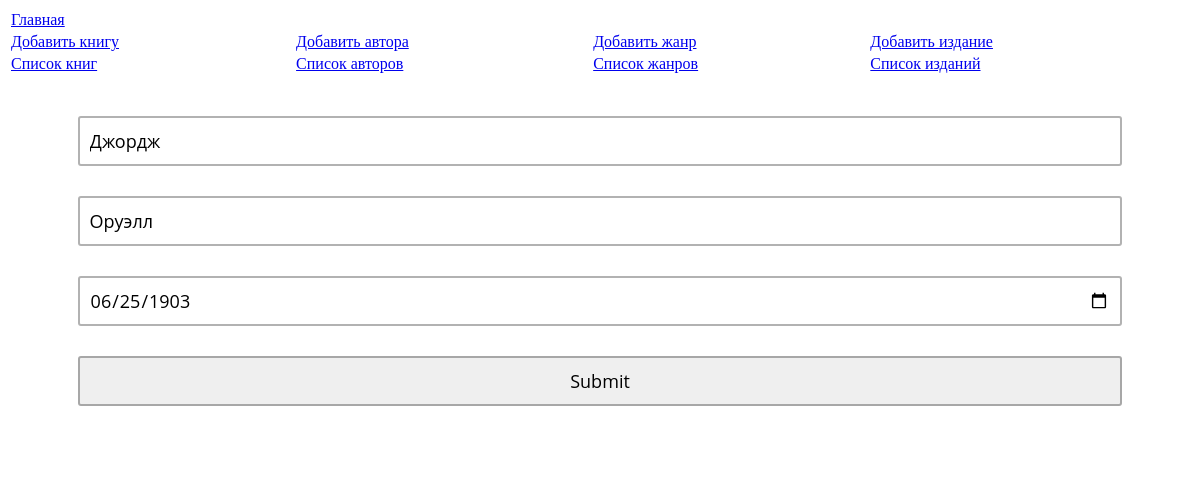
Page /authors?action=edit&id=2 on the committed database.
### tables this page shows
CREATE TABLE `authors` (
  `Id` int(11) NOT NULL,
  `FirstName` varchar(15) NOT NULL,
  `LastName` varchar(15) NOT NULL,
  `Birthday` date NOT NULL
);

### authors.php (the view, shortened to what this page needs)
<?
if($action == null){ ?>
<link rel="stylesheet" type="text/css" href="items.css">
<div class="wrapp">
	<?php
	foreach($dbh->query("SELECT * FROM authors") as $author) : ?>
	<div class="item">
		<?php echo 'Автор <strong>' . $author['FirstName'] . ' '. $author['LastName'] . '</strong>, день рождения <strong>' . $author['Birthday'] . '</strong>'; ?> <br/>
		<a href="/authors?action=edit&id=<?php echo $author['Id']; ?>">Редактировать</a>
	</div>
	<?php endforeach; ?>
</div>
<?php
}
else
{
	?>
	<link rel="stylesheet" type="text/css" href="form.css">
	<?php
	if($action === 'edit')
	{
		$query = $dbh->prepare("SELECT * from authors where Id = ?");
		$query->execute(array($id));
		$author = $query->fetch();
	}
?>
<form action="/authors?action=<?php echo $action . (($id !== null) ? '&id=' . $id : ''); ?>" method="post">
<input type="text" name="first_name" value="<?php echo $author['FirstName']; ?>"/>
<input type="text" name="last_name" value="<?php echo $author['LastName']; ?>"/>
<input type="date" name="birthday" value="<?php echo $author['Birthday']; ?>"/>
<input type="submit" />
</form>
<?php
}

### form.css (style rules this page uses)
form { margin:0 auto; max-width:95%; box-sizing:border-box; padding:40px; border-radius:5px; background: rgba(255,255,255,1); }
input { height:50px; width:100%; border-radius:3px; border:rgba(0,0,0,.3) 2px solid; box-sizing:border-box; font-family: 'Open Sans', sans-serif; font-size:18px; padding:10px; margin-bottom:30px; }

### rows in the picture
authors: first_name "Джордж", last_name "Оруэлл", birthday "06/25/1903"
